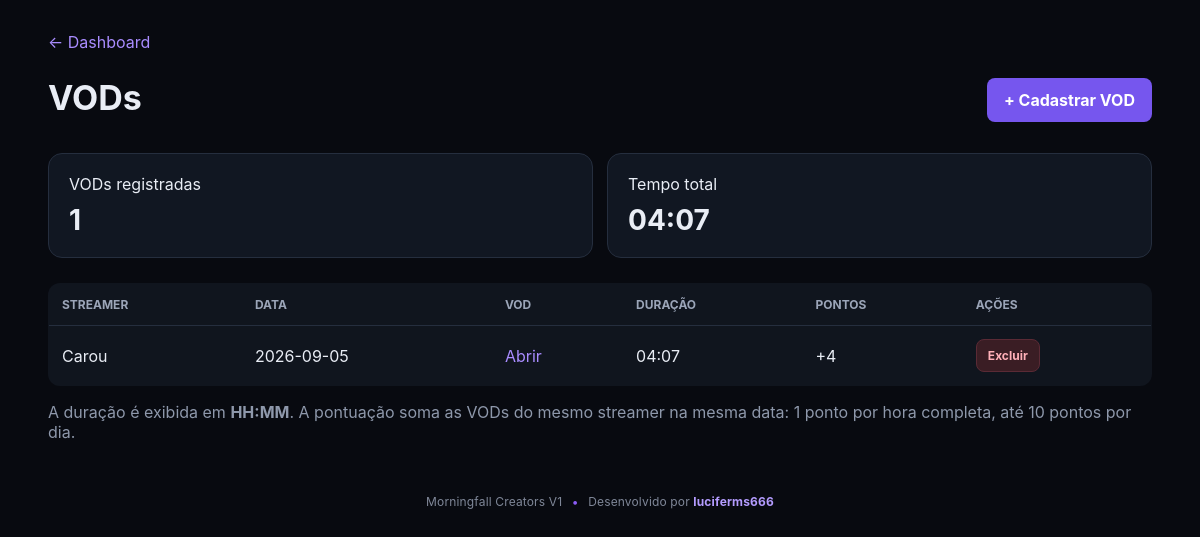
The app's page /admin/vods.php (signed in) with its own data.
### tables this page shows
CREATE TABLE IF NOT EXISTS `vods` (
  `id` bigint(20) UNSIGNED NOT NULL AUTO_INCREMENT,
  `streamer_id` int(10) UNSIGNED NOT NULL,
  `url` varchar(700) NOT NULL,
  `vod_date` date NOT NULL,
  `duration_minutes` int(10) UNSIGNED NOT NULL DEFAULT 0,
  `points_awarded` int(11) NOT NULL DEFAULT 0,
  `created_at` timestamp NULL DEFAULT current_timestamp(),
  PRIMARY KEY (`id`),
  KEY `idx_vod_streamer` (`streamer_id`,`vod_date`)
);

CREATE TABLE IF NOT EXISTS `streamers` (
  `id` int(10) UNSIGNED NOT NULL AUTO_INCREMENT,
  `name` varchar(120) NOT NULL,
  `discord` varchar(120) DEFAULT NULL,
  `discord_id` varchar(32) DEFAULT NULL,
  `discord_avatar` varchar(700) DEFAULT NULL,
  `platform` varchar(50) DEFAULT NULL,
  `channel_url` varchar(500) DEFAULT NULL,
  `category` enum('novato','oficial','afiliado') NOT NULL DEFAULT 'novato',
  `access_code` varchar(100) NOT NULL,
  `points` int(11) NOT NULL DEFAULT 0,
  `active` tinyint(1) NOT NULL DEFAULT 1,
  `joined_at` date DEFAULT NULL,
  `notes` text DEFAULT NULL,
  `webhook_url` varchar(500) DEFAULT NULL,
  `created_at` timestamp NULL DEFAULT current_timestamp(),
  `updated_at` timestamp NULL DEFAULT current_timestamp() ON UPDATE current_timestamp(),
  PRIMARY KEY (`id`),
  UNIQUE KEY `access_code` (`access_code`),
  KEY `idx_category` (`category`),
  KEY `idx_active` (`active`)
);

### admin/vods.php (the view, shortened to what this page needs)
<?php
require_once '../config/auth.php';require_once '../config/database.php';require_once '../config/vod_points.php';
$rows=$pdo->query("SELECT v.*,s.name streamer_name FROM vods v JOIN streamers s ON s.id=v.streamer_id ORDER BY v.created_at DESC")->fetchAll();
function formatDurationHM(int $minutes): string { return sprintf('%02d:%02d', intdiv($minutes,60), $minutes%60); }
$totalMinutes=0; foreach($rows as $x){$totalMinutes+=(int)$x['duration_minutes'];}
?><!doctype html><html lang="pt-BR"><head><meta charset="utf-8"><meta name="viewport" content="width=device-width,initial-scale=1"><title>VODs</title><link rel="stylesheet" href="../assets/css/style.css"></head><body><main class="container"><a href="index.php">← Dashboard</a><div class="page-head"><h1>VODs</h1><a class="btn primary" href="vod_nova.php">+ Cadastrar VOD</a></div>
<div class="stats"><div class="stat"><span>VODs registradas</span><strong><?=count($rows)?></strong></div><div class="stat"><span>Tempo total</span><strong><?=formatDurationHM($totalMinutes)?></strong></div></div>
<table><thead><tr><th>Streamer</th><th>Data</th><th>VOD</th><th>Duração</th><th>Pontos</th><th>Ações</th></tr></thead><tbody><?php foreach($rows as $x): ?><tr><td><?=htmlspecialchars($x['streamer_name'])?></td><td><?=$x['vod_date']?></td><td><a href="<?=htmlspecialchars($x['url'])?>" target="_blank">Abrir</a></td><td><?=formatDurationHM((int)$x['duration_minutes'])?></td><td>+<?=$x['points_awarded']?></td><td><a class="btn danger-btn" href="../api/delete_vod.php?id=<?=$x['id']?>" onclick="return confirm('Excluir esta VOD? A pontuação do dia será recalculada automaticamente.')">Excluir</a></td></tr><?php endforeach;?></tbody></table><p class="muted">A duração é exibida em <strong>HH:MM</strong>. A pontuação soma as VODs do mesmo streamer na mesma data: 1 ponto por hora completa, até 10 pontos por dia.</p></main><footer class="site-footer">Morningfall Creators V1 <span>•</span> Desenvolvido por <a href="https://discord.com/users/207712204890439680" target="_blank" rel="noopener noreferrer">luciferms666</a></footer></body></html>

### assets/css/style.css (style rules this page uses)
* { box-sizing:border-box }
body { margin:0;background:#080a10;color:#e9edf5;font-family:Inter,Arial,sans-serif }
a { color:#a98cff;text-decoration:none }
.container { width:min(1180px,92%);margin:32px auto }
.page-head,.profile-head { display:flex;align-items:center;justify-content:space-between;gap:20px;margin:20px 0 25px }
h1 { font-size:34px;margin:5px 0 10px }
.stats { display:grid;grid-template-columns:repeat(auto-fit,minmax(150px,1fr));gap:14px;margin:25px 0 }
.stat,.panel,.profile-head { background:#111722;border:1px solid #252e3e;border-radius:14px;padding:20px }
.stat strong { display:block;font-size:28px;margin-top:9px }
.btn { display:inline-block;border:0;border-radius:8px;padding:12px 17px;color:#fff;cursor:pointer;font-weight:700 }
.primary { background:#7656ee }
table { width:100%;border-collapse:collapse;background:#10151e;border:1px solid #252e3e;border-radius:12px;overflow:hidden }
th,td { padding:13px;border-bottom:1px solid #252e3e;text-align:left }
th { color:#9ba5b8;font-size:12px;text-transform:uppercase }
tr:last-child td { border-bottom:0 }
.muted { color:#8e98ab }
.danger-btn { background:#3a1d24;color:#ffb0b8;border:1px solid #5a2a35;padding:8px 11px;font-size:12px }
.site-footer { width:100%;text-align:center;padding:20px 16px 28px;color:#7f8798;font-size:12px;letter-spacing:.15px }
.site-footer span { color:#8b5cf6;margin:0 6px }
.site-footer a { color:#b49cff;text-decoration:none;font-weight:700 }

### records on screen
vods: duration_minutes "04:07", streamer.name "Carou", vod_date "2026-09-05", points_awarded "4"

### other values on screen
count($rows) "1"
